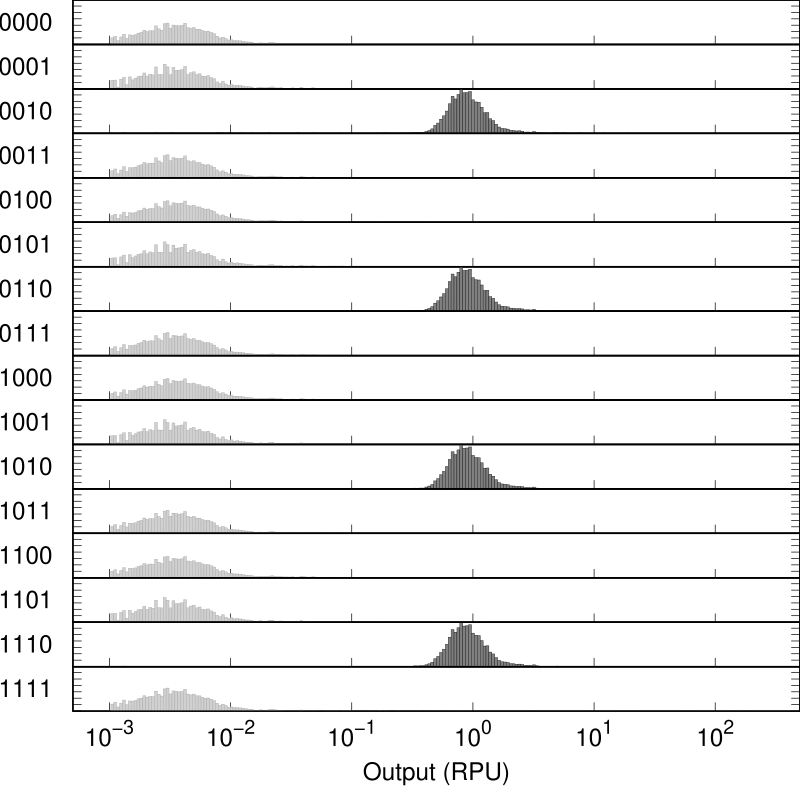

Generate this figure with gnuplot:
set output "ori_A000_GFP_gate.eps"
set terminal postscript  eps  enhanced color "Helvetica, 35" size 8,8
reset
set xtics nomirror
set tics scale 2
set logscale x
set format y "" 
set format x "" 
set xtics (0.001, 0.01, 0.1, 0, 1, 10, 100)
set ytics 0.01
set border 15 lw 2
set lmargin 5
set bmargin 0
set rmargin 0
set tmargin 0
max=500 #max value
min=0.0005 #min value
set xrange [min:max]
set yrange [-0.0002:0.0693688]
set style fill solid 0.5 #fillstyle
set multiplot layout 18,1 rowsfirst
set ylabel "0000" rotate by 0
plot "ori_A000_GFP_gate.txt" u (10**$1):2 w boxes lc rgb "dark-gray" notitle
set ylabel "0001" rotate by 0
plot "ori_A000_GFP_gate.txt" u (10**$1):3 w boxes lc rgb "dark-gray" notitle
set ylabel "0010" rotate by 0
plot "ori_A000_GFP_gate.txt" u (10**$1):4 w boxes lc rgb "black" notitle
set ylabel "0011" rotate by 0
plot "ori_A000_GFP_gate.txt" u (10**$1):5 w boxes lc rgb "dark-gray" notitle
set ylabel "0100" rotate by 0
plot "ori_A000_GFP_gate.txt" u (10**$1):6 w boxes lc rgb "dark-gray" notitle
set ylabel "0101" rotate by 0
plot "ori_A000_GFP_gate.txt" u (10**$1):7 w boxes lc rgb "dark-gray" notitle
set ylabel "0110" rotate by 0
plot "ori_A000_GFP_gate.txt" u (10**$1):8 w boxes lc rgb "black" notitle
set ylabel "0111" rotate by 0
plot "ori_A000_GFP_gate.txt" u (10**$1):9 w boxes lc rgb "dark-gray" notitle
set ylabel "1000" rotate by 0
plot "ori_A000_GFP_gate.txt" u (10**$1):10 w boxes lc rgb "dark-gray" notitle
set ylabel "1001" rotate by 0
plot "ori_A000_GFP_gate.txt" u (10**$1):11 w boxes lc rgb "dark-gray" notitle
set ylabel "1010" rotate by 0
plot "ori_A000_GFP_gate.txt" u (10**$1):12 w boxes lc rgb "black" notitle
set ylabel "1011" rotate by 0
plot "ori_A000_GFP_gate.txt" u (10**$1):13 w boxes lc rgb "dark-gray" notitle
set ylabel "1100" rotate by 0
plot "ori_A000_GFP_gate.txt" u (10**$1):14 w boxes lc rgb "dark-gray" notitle
set ylabel "1101" rotate by 0
plot "ori_A000_GFP_gate.txt" u (10**$1):15 w boxes lc rgb "dark-gray" notitle
set ylabel "1110" rotate by 0
plot "ori_A000_GFP_gate.txt" u (10**$1):16 w boxes lc rgb "black" notitle
set ylabel "1111" rotate by 0
set format x "10^{%T}" 
set xlabel "Output (RPU)" 
plot "ori_A000_GFP_gate.txt" u (10**$1):17 w boxes lc rgb "dark-gray" notitle
unset multiplot
